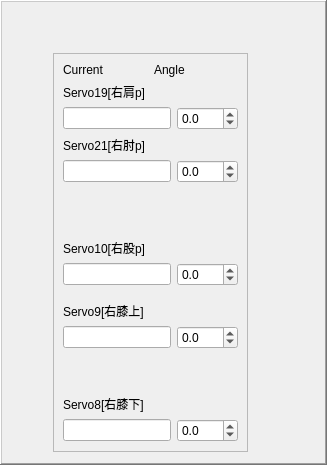
      <widget class="QFrame" name="frame_7">
       <property name="sizePolicy">
        <sizepolicy hsizetype="Preferred" vsizetype="Minimum">
         <horstretch>0</horstretch>
         <verstretch>0</verstretch>
        </sizepolicy>
       </property>
       <property name="frameShape">
        <enum>QFrame::WinPanel</enum>
       </property>
       <property name="frameShadow">
        <enum>QFrame::Raised</enum>
       </property>
       <layout class="QGridLayout" name="gridLayout_3">
        <item row="2" column="0">
         <spacer name="horizontalSpacer_5">
          <property name="orientation">
           <enum>Qt::Horizontal</enum>
          </property>
          <property name="sizeHint" stdset="0">
           <size>
            <width>40</width>
            <height>20</height>
           </size>
          </property>
         </spacer>
        </item>
        <item row="2" column="3">
         <spacer name="horizontalSpacer_6">
          <property name="orientation">
           <enum>Qt::Horizontal</enum>
          </property>
          <property name="sizeHint" stdset="0">
           <size>
            <width>40</width>
            <height>20</height>
           </size>
          </property>
         </spacer>
        </item>
        <item row="2" column="2">
         <widget class="QLabel" name="label_32">
          <property name="sizePolicy">
           <sizepolicy hsizetype="Fixed" vsizetype="Minimum">
            <horstretch>0</horstretch>
            <verstretch>0</verstretch>
           </sizepolicy>
          </property>
          <property name="text">
           <string/>
          </property>
          <property name="pixmap">
           <pixmap>left.jpg</pixmap>
          </property>
         </widget>
        </item>
        <item row="1" column="2">
         <spacer name="verticalSpacer_10">
          <property name="orientation">
           <enum>Qt::Vertical</enum>
          </property>
          <property name="sizeHint" stdset="0">
           <size>
            <width>20</width>
            <height>40</height>
           </size>
          </property>
         </spacer>
        </item>
        <item row="2" column="1">
         <widget class="QFrame" name="frame_8">
          <property name="sizePolicy">
           <sizepolicy hsizetype="Maximum" vsizetype="Minimum">
            <horstretch>0</horstretch>
            <verstretch>0</verstretch>
           </sizepolicy>
          </property>
          <property name="frameShape">
           <enum>QFrame::StyledPanel</enum>
          </property>
          <property name="frameShadow">
           <enum>QFrame::Plain</enum>
          </property>
          <layout class="QVBoxLayout" name="verticalLayout_6">
           <item>
            <layout class="QHBoxLayout" name="horizontalLayout_22">
             <item>
              <widget class="QLabel" name="label_15">
               <property name="text">
                <string>Current</string>
               </property>
              </widget>
             </item>
             <item>
              <widget class="QLabel" name="label_16">
               <property name="text">
                <string>Angle</string>
               </property>
              </widget>
             </item>
            </layout>
           </item>
           <item>
            <widget class="QLabel" name="label_17">
             <property name="text">
              <string>Servo19[右肩p]</string>
             </property>
            </widget>
           </item>
           <item>
            <layout class="QHBoxLayout" name="horizontalLayout_23">
             <item>
              <widget class="QLineEdit" name="lineServo19">
               <property name="sizePolicy">
                <sizepolicy hsizetype="Preferred" vsizetype="Fixed">
                 <horstretch>0</horstretch>
                 <verstretch>0</verstretch>
                </sizepolicy>
               </property>
               <property name="readOnly">
                <bool>true</bool>
               </property>
              </widget>
             </item>
             <item>
              <widget class="QDoubleSpinBox" name="doubleServo19">
               <property name="readOnly">
                <bool>false</bool>
               </property>
               <property name="decimals">
                <number>1</number>
               </property>
               <property name="minimum">
                <double>-150.000000000000000</double>
               </property>
               <property name="maximum">
                <double>150.000000000000000</double>
               </property>
               <property name="singleStep">
                <double>1.000000000000000</double>
               </property>
              </widget>
             </item>
            </layout>
           </item>
           <item>
            <widget class="QLabel" name="label_46">
             <property name="text">
              <string>Servo21[右肘p]</string>
             </property>
            </widget>
           </item>
           <item>
            <layout class="QHBoxLayout" name="horizontalLayout_4">
             <item>
              <widget class="QLineEdit" name="lineServo21">
               <property name="sizePolicy">
                <sizepolicy hsizetype="Preferred" vsizetype="Fixed">
                 <horstretch>0</horstretch>
                 <verstretch>0</verstretch>
                </sizepolicy>
               </property>
               <property name="readOnly">
                <bool>true</bool>
               </property>
              </widget>
             </item>
             <item>
              <widget class="QDoubleSpinBox" name="doubleServo21">
               <property name="decimals">
                <number>1</number>
               </property>
               <property name="minimum">
                <double>-150.000000000000000</double>
               </property>
               <property name="maximum">
                <double>150.000000000000000</double>
               </property>
              </widget>
             </item>
            </layout>
           </item>
           <item>
            <spacer name="verticalSpacer_5">
             <property name="orientation">
              <enum>Qt::Vertical</enum>
             </property>
             <property name="sizeHint" stdset="0">
              <size>
               <width>20</width>
               <height>50</height>
              </size>
             </property>
            </spacer>
           </item>
           <item>
            <widget class="QLabel" name="label_18">
             <property name="text">
              <string>Servo10[右股p]</string>
             </property>
            </widget>
           </item>
           <item>
            <layout class="QHBoxLayout" name="horizontalLayout_24">
             <item>
              <widget class="QLineEdit" name="lineServo10">
               <property name="sizePolicy">
                <sizepolicy hsizetype="Preferred" vsizetype="Fixed">
                 <horstretch>0</horstretch>
                 <verstretch>0</verstretch>
                </sizepolicy>
               </property>
               <property name="readOnly">
                <bool>true</bool>
               </property>
              </widget>
             </item>
             <item>
              <widget class="QDoubleSpinBox" name="doubleServo10">
               <property name="readOnly">
                <bool>false</bool>
               </property>
               <property name="decimals">
                <number>1</number>
               </property>
               <property name="minimum">
                <double>-150.000000000000000</double>
               </property>
               <property name="maximum">
                <double>150.000000000000000</double>
               </property>
               <property name="singleStep">
                <double>1.000000000000000</double>
               </property>
              </widget>
             </item>
            </layout>
           </item>
           <item>
            <spacer name="verticalSpacer_11">
             <property name="orientation">
              <enum>Qt::Vertical</enum>
             </property>
             <property name="sizeHint" stdset="0">
              <size>
               <width>20</width>
               <height>10</height>
              </size>
             </property>
            </spacer>
           </item>
           <item>
            <widget class="QLabel" name="label_19">
             <property name="text">
              <string>Servo9[右膝上]</string>
             </property>
            </widget>
           </item>
           <item>
            <layout class="QHBoxLayout" name="horizontalLayout_25">
             <item>
              <widget class="QLineEdit" name="lineServo9">
               <property name="sizePolicy">
                <sizepolicy hsizetype="Preferred" vsizetype="Fixed">
                 <horstretch>0</horstretch>
                 <verstretch>0</verstretch>
                </sizepolicy>
               </property>
               <property name="readOnly">
                <bool>true</bool>
               </property>
              </widget>
             </item>
             <item>
              <widget class="QDoubleSpinBox" name="doubleServo9">
               <property name="readOnly">
                <bool>false</bool>
               </property>
               <property name="decimals">
                <number>1</number>
               </property>
               <property name="minimum">
                <double>-150.000000000000000</double>
               </property>
               <property name="maximum">
                <double>150.000000000000000</double>
               </property>
               <property name="singleStep">
                <double>1.000000000000000</double>
               </property>
              </widget>
             </item>
            </layout>
           </item>
           <item>
            <spacer name="verticalSpacer_7">
             <property name="orientation">
              <enum>Qt::Vertical</enum>
             </property>
             <property name="sizeHint" stdset="0">
              <size>
               <width>20</width>
               <height>40</height>
              </size>
             </property>
            </spacer>
           </item>
           <item>
            <widget class="QLabel" name="label_23">
             <property name="text">
              <string>Servo8[右膝下]</string>
             </property>
            </widget>
           </item>
           <item>
            <layout class="QHBoxLayout" name="horizontalLayout_26">
             <item>
              <widget class="QLineEdit" name="lineServo8">
               <property name="sizePolicy">
                <sizepolicy hsizetype="Preferred" vsizetype="Fixed">
                 <horstretch>0</horstretch>
                 <verstretch>0</verstretch>
                </sizepolicy>
               </property>
               <property name="readOnly">
                <bool>true</bool>
               </property>
              </widget>
             </item>
             <item>
              <widget class="QDoubleSpinBox" name="doubleServo8">
               <property name="readOnly">
                <bool>false</bool>
               </property>
               <property name="decimals">
                <number>1</number>
               </property>
               <property name="minimum">
                <double>-150.000000000000000</double>
               </property>
               <property name="maximum">
                <double>150.000000000000000</double>
               </property>
               <property name="singleStep">
                <double>1.000000000000000</double>
               </property>
              </widget>
             </item>
            </layout>
           </item>
          </layout>
         </widget>
        </item>
       </layout>
      </widget>
